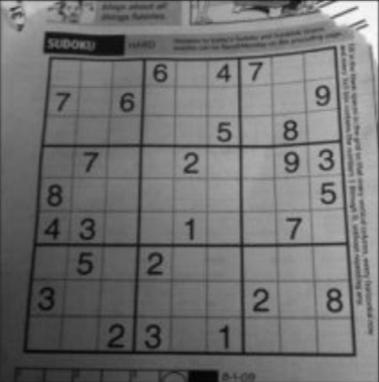
#> input picture data/sdk.png, 379 x 382 px, found by its file name
$ jupyter execute 'gg-11-라플라시안_필터.ipynb'   (shell and % lines are left out)   (older library calls are emulated)
#> lines starting #> are read from the running program, lines starting #| are printed output that depends on the picture; after the words box and inside, x2 and y2 are one past the last pixel; in counts of white or black regions, pixels touching at a corner belong together
<h1>라플라시안 필터</h1>

<table class="tfo-notebook-buttons" align="left">
  <td>
    <a target="_blank" href="https://colab.research.google.com/github/swkim01/DSAC5/blob/main/gg-11-라플라시안_필터.ipynb">구글 코랩에서 실행</a>
  </td>
  <td>
    <a target="_blank" href="https://github.com/swkim01/DSAC5/blob/main/gg-11-라플라시안_필터.ipynb">깃헙에서 소스 보기</a>
  </td>
</table>

시작전에 sdk.png를 코랩 환경의 '/content/sample_data'에 업로드해준다.

[cell 1]
import cv2
import numpy as np
from matplotlib import pyplot as plt

# 이미지 읽기
img = cv2.imread('./sdk.png',0)
#> img is the input picture: shape (382, 379); min 3, max 252, mean 113.5
#img = cv2.imread('/content/sample_data/sdk.png',0)
laplacian = cv2.Laplacian(img,cv2.CV_64F)
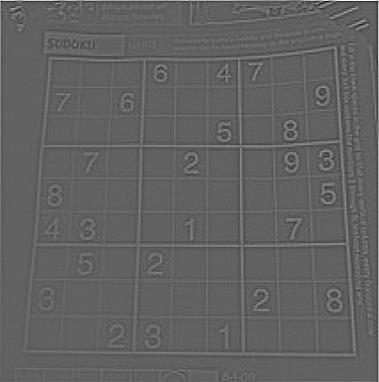
#> laplacian: shape (382, 379) float64; min -119, max 191, mean 0.3; drawn with min black and max white

fig = plt.figure(figsize=(10,10))
plt.subplot(2,2,1),plt.imshow(img,cmap = 'gray')
plt.title('Original'), plt.xticks([]), plt.yticks([])

plt.subplot(2,2,2),plt.imshow(laplacian,cmap = 'gray')
plt.title('Laplacian'), plt.xticks([]), plt.yticks([])

plt.show()
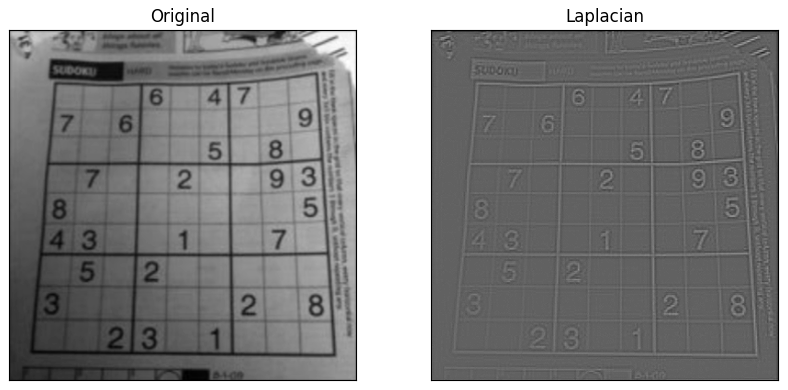
#> figure drawn by matplotlib, 2 panels

[cell 2]
import cv2
import numpy as np
from matplotlib import pyplot as plt

# 이미지 읽기
img = cv2.imread('./sdk.png',0)
#img = cv2.imread('/content/sample_data/sdk.png',0)

ksize = 9
def logFilter():
    global ksize
    k2 = ksize//2
    sigma = 0.3 * (k2-1)+0.8
    print('sigma=',sigma)
    LoG = np.zeros((ksize,ksize),dtype=np.float32)
    for y in range(-k2,k2+1):
        for x in range(-k2,k2+1):
            g = -(x*x+y*y)/(2.0*sigma**2.0)
            LoG[y+k2,x+k2] = -(1.0+g)*np.exp(g)/(np.pi*sigma**4.0)
    return LoG

def zeroCrossing(lap,thresh=0.01):
    #width,height = lap.shape
    height, width = lap.shape
    Z = np.zeros(lap.shape,dtype=np.uint8)
    for y in range(1,height-1):
        for x in range(1,width-1):
            neighbors = [lap[y-1,x],lap[y+1,x],lap[y,x-1],lap[y,x+1],
            lap[y-1,x-1],lap[y-1,x+1],
            lap[y+1,x-1],lap[y+1,x+1]]
            pos = 0
            neg = 0
            for value in neighbors:
                if value>thresh:
                    pos+=1
                if value<thresh:
                    neg+=1
            if pos > 0 and neg > 0:
                Z[y,x] = 255

    return Z

#초기화 작업
kernel = logFilter()
LoG = cv2.filter2D(img,cv2.CV_32F,kernel)
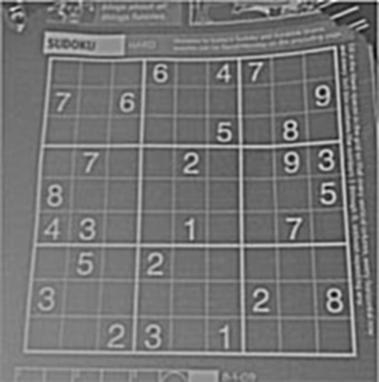
#> LoG: shape (382, 379) float32; min -21.62, max 15.77, mean -4.65; drawn with min black and max white
print(LoG.shape)
#| (382, 379)
LoG_img = LoG.astype(np.uint8)
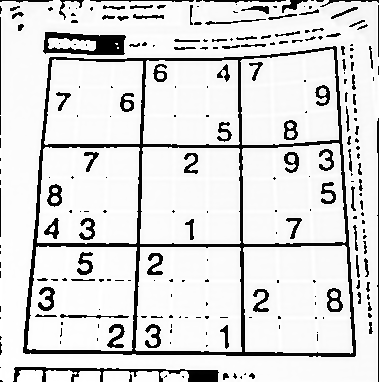
#> LoG_img: shape (382, 379); min 0, max 255, mean 218.8
edgeZ = zeroCrossing(LoG)
#> after the loop in zeroCrossing, `for y in range(1,height-1):`:
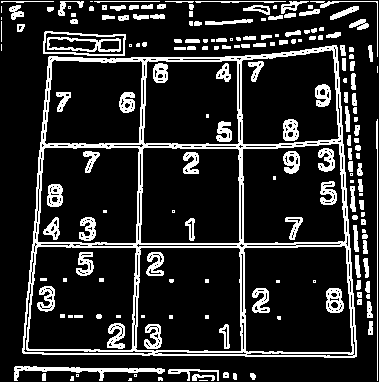
#> Z: shape (382, 379); 16.5% white in thin lines or dots
#laplacian = cv2.Laplacian(img,cv2.CV_64F)

fig = plt.figure(figsize=(15,15))
plt.subplot(2,3,1),plt.imshow(img,cmap = 'gray')
plt.title('Original'), plt.xticks([]), plt.yticks([])

plt.subplot(2,3,2),plt.imshow(LoG_img,cmap = 'gray')
plt.title('LoG'), plt.xticks([]), plt.yticks([])

plt.subplot(2,3,3),plt.imshow(edgeZ,cmap = 'gray')
plt.title('Zero Crossing'), plt.xticks([]), plt.yticks([])

plt.show()

$ run again, with data/gradient.png copied over data/sdk.png
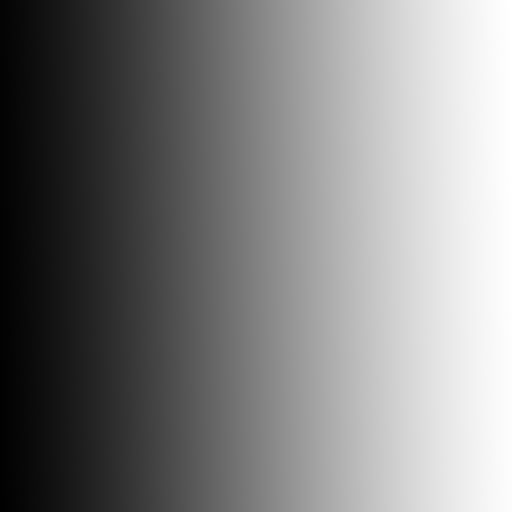
#> input picture data/gradient.png, 512 x 512 px, found by its file name
#| (512, 512)
#> `LoG_img = LoG.astype(np.uint8)`:
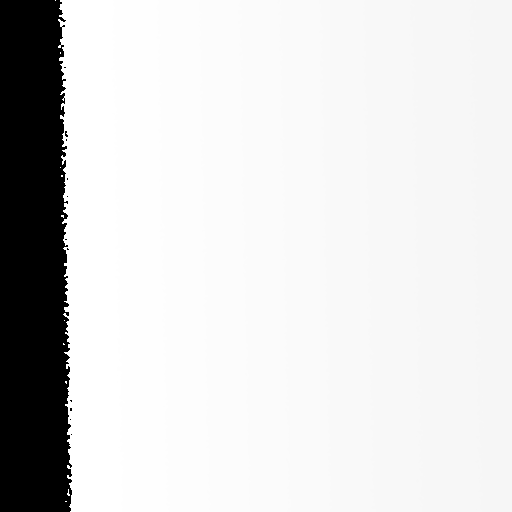
#> LoG_img: shape (512, 512); min 0, max 255, mean 218.3
#> after the loop in zeroCrossing, `for y in range(1,height-1):`:
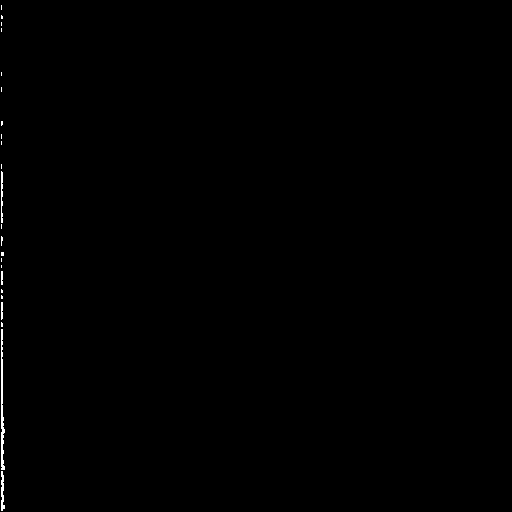
#> Z: shape (512, 512); 0.26% white in thin lines or dots, all inside (x1, y1, x2, y2) = (1, 5, 5, 511)
